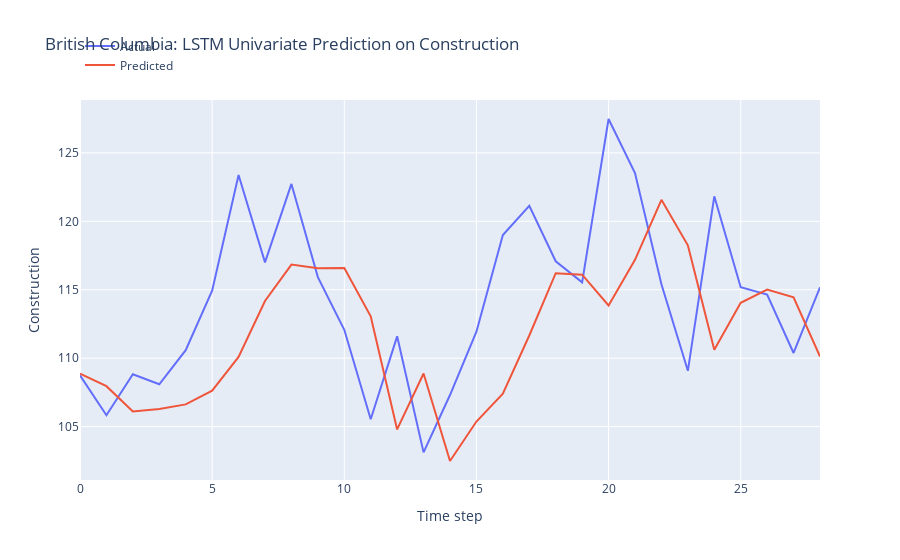

The code cell stored with this chart in its notebook:
### Code cell
n_features = 1
X_train = X_train.reshape(X_train.shape[0], X_train.shape[1], n_features)

# define model
model = Sequential()
model.add(LSTM(50, activation='relu', input_shape=(n_steps, n_features)))
model.add(Dense(1))

# model = Sequential()
# model.add(LSTM(100, activation='relu', input_shape=(n_steps, n_features), kernel_regularizer=L2(0.001), return_sequences=True))
# model.add(LSTM(50, activation='relu', kernel_regularizer=L2(0.01)))
# model.add(Dense(1))

def r_squared(y_true, y_pred):
    SS_res =  K.sum(K.square(y_true - y_pred)) 
    SS_tot = K.sum(K.square(y_true - K.mean(y_true))) 
    return ( 1 - SS_res/(SS_tot + K.epsilon()) )

# Compile the model
model.compile(optimizer='adam', 
              loss='mse',
              metrics=[r_squared])

early_stopping = EarlyStopping(monitor='loss', patience=5, restore_best_weights=True)

# fit model
history = model.fit(X_train, y_train, 
          epochs = 20,
          batch_size = 32,
          verbose = 0,
          callbacks=[early_stopping])

# Obtain the MSE and R-squared from the last epoch
last_epoch_mse = history.history['loss'][-1]
last_epoch_r_squared = history.history['r_squared'][-1]

# Print the MSE and R-squared
print("Mean Squared Error (MSE) from the last epoch:", last_epoch_mse)
print("R-squared from the last epoch:", last_epoch_r_squared)

# plot loss and r2 score
plt.figure(figsize=(10, 6))

# Plot train loss
plt.plot(history.history['loss'], label='Train Loss')

# Plot train R-squared score
plt.plot(history.history['r_squared'], label='Train R2')

plt.title('Model Training Loss and R-squared Score')
plt.xlabel('Epochs')
plt.ylabel('Value')
plt.legend()
plt.grid(True)
plt.show()

# Evaluate the model
loss = model.evaluate(X_test, y_test)
print("MSE and R_squared:", loss)

# make prediction on test data
X_test = X_test.reshape(X_test.shape[0], X_test.shape[1], n_features)
y_pred = model.predict(X_test)

# Print the first 5 predictions and actual values
print("Predictions:")
flattened_predictions = [pred[0] for pred in y_pred[:10]]
print(flattened_predictions)
# print(y_pred[:10].tolist())
print("Actual values:")
rounded_actual_values = [round(value, len(str(prediction).split('.')[1])) for value, prediction in zip(y_test[:10], flattened_predictions)]
print(rounded_actual_values)

# plot the actual and predicted values for test data
trace1 = go.Scatter(x=np.arange(len(y_test)), y=y_test.flatten(), mode='lines', name='Actual')
trace2 = go.Scatter(x=np.arange(len(y_pred)), y=y_pred.flatten(), mode='lines', name='Predicted')

# Create layout
layout = go.Layout(
    title='British Columbia: LSTM Univariate Prediction on Construction',
    xaxis=dict(title='Time step'),
    yaxis=dict(title='Construction'),
    legend=dict(x=0, y=1.18)
)

# Create figure
fig = go.Figure(data=[trace1, trace2], layout=layout)

# Show plot
fig.show()

### Figure 1 — Plotly figure (JSON) as saved in the notebook; plotly's stock layout.template omitted (floating-point values rounded to 4 significant figures)
{"data": [{"mode": "lines", "name": "Actual", "type": "scatter", "x": [0, 1, 2, 3, 4, 5, 6, 7, 8, 9, 10, 11, 12, 13, 14, 15, 16, 17, 18, 19, 20, 21, 22, 23, 24, 25, 26, 27, 28], "y": [108.7, 105.8, 108.8, 108.1, 110.6, 114.9, 123.4, 117.0, 122.7, 115.9, 112.1, 105.5, 111.6, 103.1, 107.3, 111.9, 119.0, 121.1, 117.1, 115.5, 127.5, 123.5, 115.4, 109.1, 121.8, 115.2, 114.6, 110.4, 115.2]}, {"mode": "lines", "name": "Predicted", "type": "scatter", "x": [0, 1, 2, 3, 4, 5, 6, 7, 8, 9, 10, 11, 12, 13, 14, 15, 16, 17, 18, 19, 20, 21, 22, 23, 24, 25, 26, 27, 28], "y": [108.9, 108.0, 106.1, 106.3, 106.6, 107.6, 110.1, 114.2, 116.8, 116.6, 116.6, 113.1, 104.8, 108.9, 102.5, 105.4, 107.4, 111.7, 116.2, 116.1, 113.8, 117.2, 121.6, 118.2, 110.6, 114.0, 115.0, 114.4, 110.1]}], "layout": {"legend": {"x": 0, "y": 1.18}, "title": {"text": "British Columbia: LSTM Univariate Prediction on Construction"}, "xaxis": {"title": {"text": "Time step"}}, "yaxis": {"title": {"text": "Construction"}}}}
